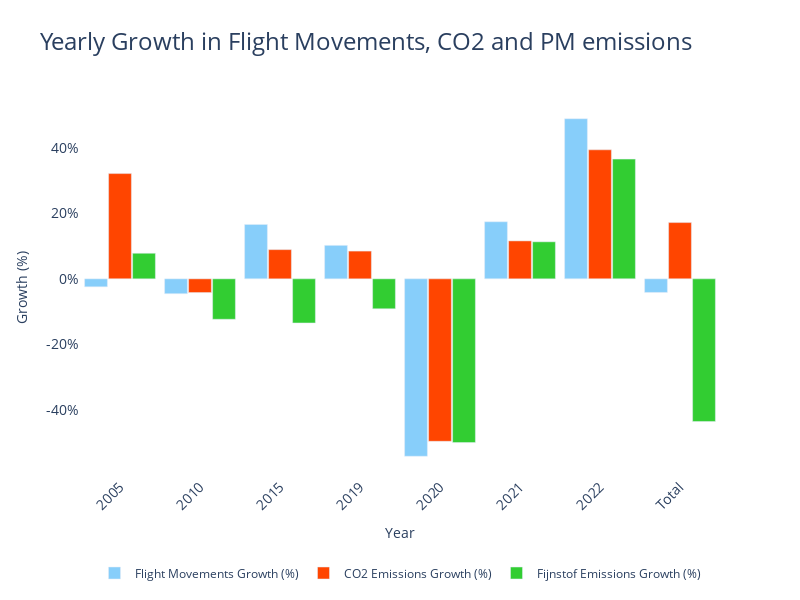

The code cell stored with this chart in its notebook:
### Markdown cell above
As discussed earlier, the growth of Schiphol Airport is a significant issue, drawing attention from the EU, USA, and the Dutch parliament. To conclude, we have visualized the percentage growth of Schiphol Airport to examine how various metrics have evolved since 2005. The year 2005 was chosen as the base year, aligning with the EU's baseline in the 'Paris Agreement,' which sets climate goals for 2050. This visualization helps us understand the extent of growth across different variables over this period and its implications for future sustainability targets.

### Code cell
%run groeipercentage.ipynb

### Figure 1 — Plotly figure (JSON) as saved in the notebook; plotly's stock layout.template omitted (floating-point values rounded to 4 significant figures)
{"data": [{"hovertemplate": "%{y:.1f}%<extra></extra>", "marker": {"color": "lightskyblue"}, "name": "Flight Movements Growth (%)", "type": "bar", "x": [2005, 2010, 2015, 2019, 2020, 2021, 2022, "Total"], "y": [-2.436, -4.553, 16.64, 10.24, -54.25, 17.45, 48.95, -4.165]}, {"hovertemplate": "%{y:.1f}%<extra></extra>", "marker": {"color": "orangered"}, "name": "CO2 Emissions Growth (%)", "type": "bar", "x": [2005, 2010, 2015, 2019, 2020, 2021, 2022, "Total"], "y": [32.18, -4.198, 8.929, 8.487, -49.68, 11.6, 39.45, 17.2]}, {"hovertemplate": "%{y:.1f}%<extra></extra>", "marker": {"color": "limegreen"}, "name": "Fijnstof Emissions Growth (%)", "type": "bar", "x": [2005, 2010, 2015, 2019, 2020, 2021, 2022, "Total"], "y": [7.823, -12.36, -13.49, -9.158, -50.07, 11.32, 36.61, -43.61]}], "layout": {"bargap": 0.1, "bargroupgap": 0.05, "barmode": "group", "height": 600, "legend": {"orientation": "h", "x": 0.5, "xanchor": "center", "y": -0.3, "yanchor": "bottom"}, "plot_bgcolor": "white", "title": {"font": {"size": 24}, "text": "Yearly Growth in Flight Movements, CO2 and PM emissions"}, "width": 800, "xaxis": {"showgrid": false, "tickangle": -45, "tickfont": {"size": 14}, "tickmode": "array", "tickvals": [2005, 2010, 2015, 2019, 2020, 2021, 2022, "Total"], "title": {"text": "Year"}, "type": "category"}, "yaxis": {"showgrid": true, "tickfont": {"size": 14}, "tickmode": "array", "ticktext": ["-100%", "-80%", "-60%", "-40%", "-20%", "0%", "20%", "40%", "60%", "80%", "100%"], "tickvals": [-100, -80, -60, -40, -20, 0, 20, 40, 60, 80, 100], "title": {"text": "Growth (%)"}}}}
